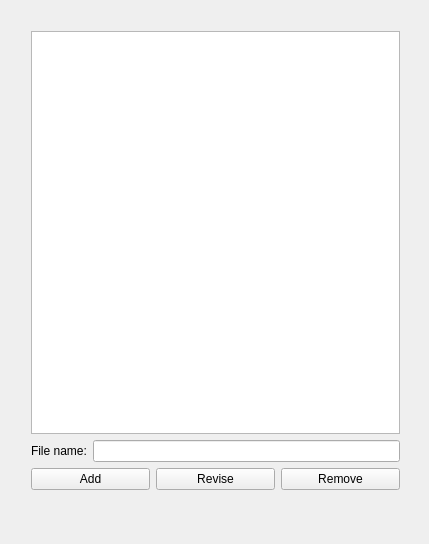
<?xml version="1.0" encoding="UTF-8"?>
<ui version="4.0">
 <class>GUI</class>
 <widget class="QWidget" name="GUI">
  <property name="geometry">
   <rect>
    <x>0</x>
    <y>0</y>
    <width>429</width>
    <height>544</height>
   </rect>
  </property>
  <property name="windowTitle">
   <string>GUI</string>
  </property>
  <widget class="QWidget" name="layoutWidget">
   <property name="geometry">
    <rect>
     <x>20</x>
     <y>20</y>
     <width>391</width>
     <height>481</height>
    </rect>
   </property>
   <layout class="QVBoxLayout" name="verticalLayout">
    <item>
     <widget class="QListWidget" name="list"/>
    </item>
    <item>
     <layout class="QHBoxLayout" name="horizontalLayout_2">
      <item>
       <widget class="QLabel" name="label">
        <property name="text">
         <string>File name:</string>
        </property>
       </widget>
      </item>
      <item>
       <widget class="QLineEdit" name="fileLine"/>
      </item>
     </layout>
    </item>
    <item>
     <layout class="QHBoxLayout" name="horizontalLayout">
      <item>
       <widget class="QPushButton" name="addButton">
        <property name="text">
         <string>Add</string>
        </property>
       </widget>
      </item>
      <item>
       <widget class="QPushButton" name="reviseButton">
        <property name="text">
         <string>Revise</string>
        </property>
       </widget>
      </item>
      <item>
       <widget class="QPushButton" name="removeButton">
        <property name="text">
         <string>Remove</string>
        </property>
       </widget>
      </item>
     </layout>
    </item>
   </layout>
  </widget>
  <widget class="QWidget" name="">
   <property name="geometry">
    <rect>
     <x>30</x>
     <y>510</y>
     <width>381</width>
     <height>18</height>
    </rect>
   </property>
   <layout class="QHBoxLayout" name="horizontalLayout_3">
    <item>
     <widget class="QLabel" name="label_2">
      <property name="text">
       <string>Number of revisions:</string>
      </property>
     </widget>
    </item>
    <item>
     <widget class="QLabel" name="countLabel">
      <property name="text">
       <string>label</string>
      </property>
     </widget>
    </item>
    <item>
     <widget class="QLabel" name="label_3">
      <property name="text">
       <string/>
      </property>
     </widget>
    </item>
   </layout>
  </widget>
 </widget>
 <layoutdefault spacing="6" margin="11"/>
 <resources/>
 <connections/>
</ui>
